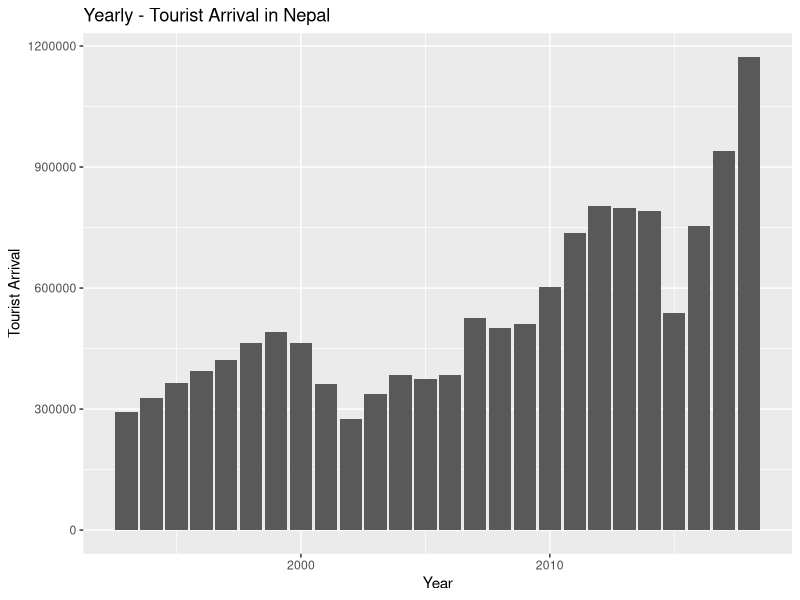
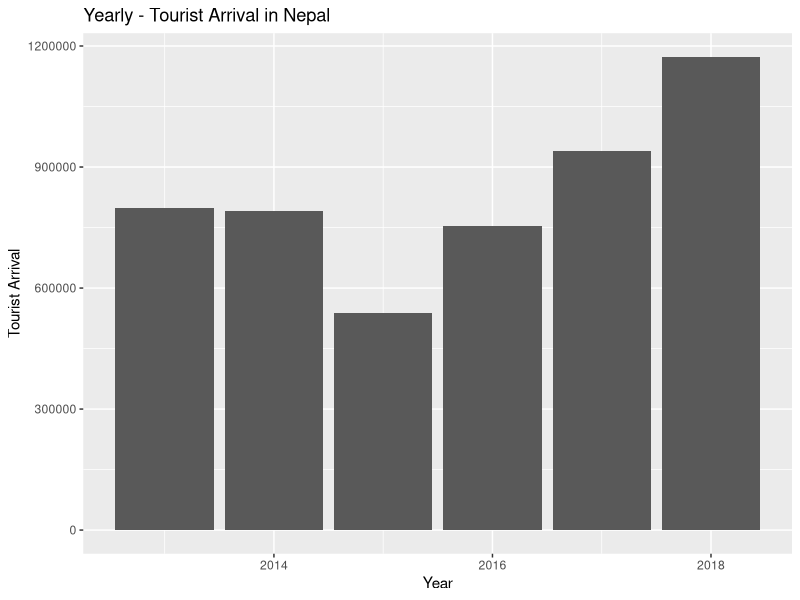
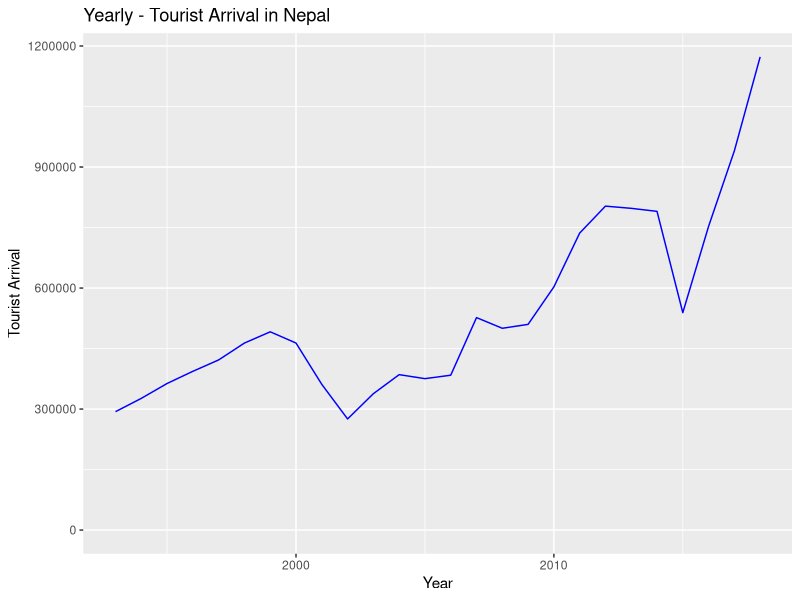
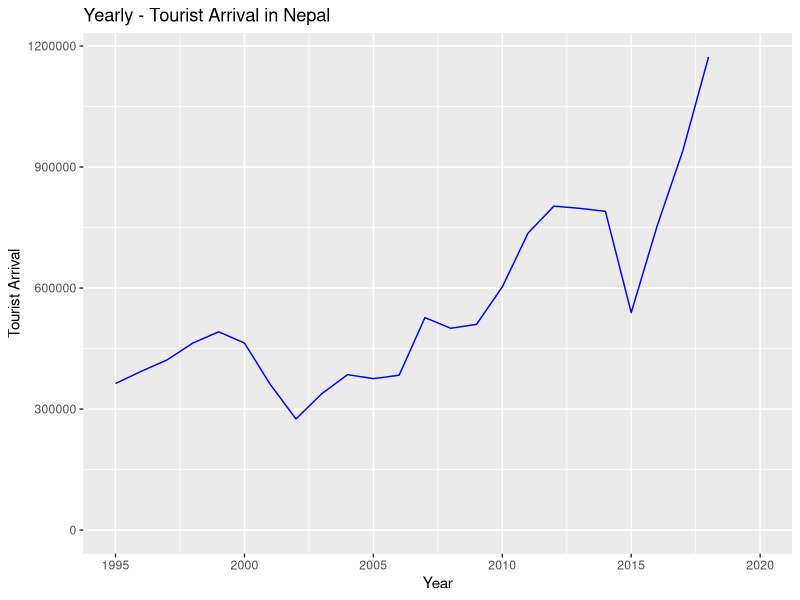

Write R code to recreate these figures, in order.
## ---- chunk 1
knitr::opts_chunk$set(
	echo = TRUE,
	message = FALSE,
	warning = FALSE
)
## ---- chunk 2
library(ggplot2) # visualization
library(readr) # read data
## ---- chunk 3
arrivals <- read_csv("data/tourist_arrival.csv")
## ---- chunk 4
head(arrivals)
## ---- chunk 5
tail(arrivals)
## ---- chunk 6
ggplot(arrivals, aes(x = year, y = tourist_arrival)) +
  geom_bar(stat = "identity") +
  labs(title = 'Yearly - Tourist Arrival in Nepal', 
       x = 'Year', y = 'Tourist Arrival') 
## ---- chunk 7
ggplot(tail(arrivals), aes(year, tourist_arrival)) +
  geom_bar(stat = "identity") +
  labs(title = 'Yearly - Tourist Arrival in Nepal', 
       x = 'Year', y = 'Tourist Arrival') 
## ---- chunk 8
p <- ggplot(arrivals, aes(year, tourist_arrival)) +
  geom_line(color="blue") +
  expand_limits(y = c(0, NA)) +
  labs(title = 'Yearly - Tourist Arrival in Nepal', 
       x = 'Year', y = 'Tourist Arrival') 

p
## ---- chunk 9
p + xlim(1995, 2020)
